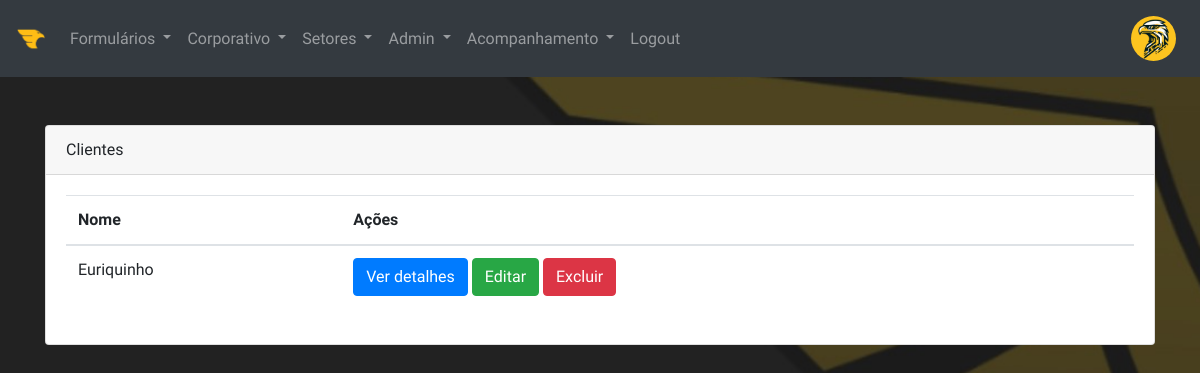
Page /clients (signed in) on the earlier database version.
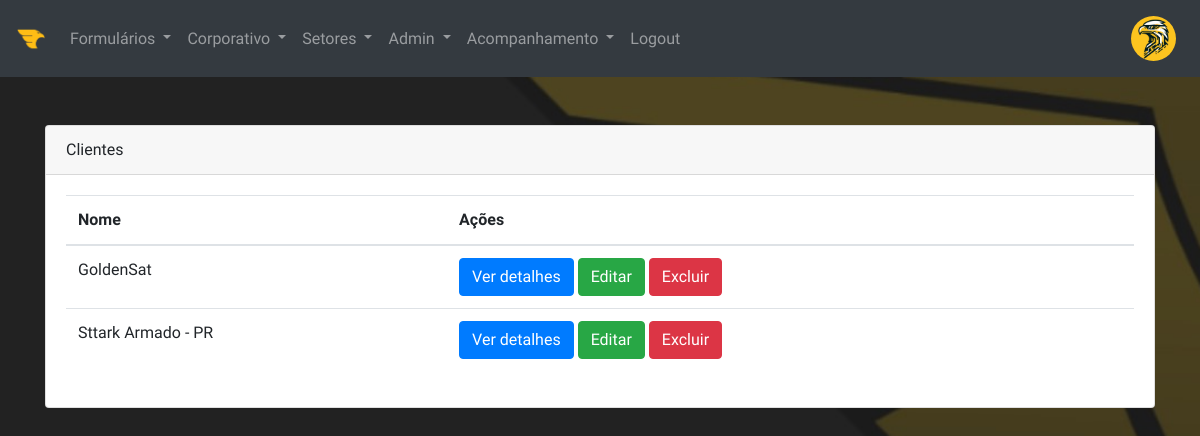
Same page on the later database version.
### models.py (models this page shows)
class Client(db.Model):
    id = db.Column(db.Integer, primary_key=True)  # ID do cliente
    name = db.Column(db.String(50))  # Nome do cliente
    km_allowance = db.Column(db.Integer)  # Quilometragem permitida
    hour_allowance = db.Column(db.Time)  # Horas permitidas
    activation_value = db.Column(db.Float)  # Valor de ativação
    km_excess_value = db.Column(db.Float)  # Valor do excesso de quilometragem
    excess_value = db.Column(db.Float)  # Valor do excesso de horas

### routes.py (the view)
@app.route('/clients', methods=['GET'])
@login_required
@check_permissions(['Acompanhamento', 'Admin', 'Inteligência'])
def list_clients():
    clients = Client.query.all()
    return render_template('clients.html', clients=clients)

### app.py (called while the page is built)
@login_manager.user_loader
def load_user(user_id):
    return User.query.get(int(user_id))  # Retorna o usuário pelo ID

### routes.py (called while the page is built)
def check_permissions(access_level):
    def decorator(func):
        @wraps(func)
        def wrapper(*args, **kwargs):
            if current_user.is_authenticated and current_user.access_level in access_level:
                return func(*args, **kwargs)
            else:
                flash('Você não tem permissão para acessar esta página.', 'danger')
                return redirect(url_for('index'))
        return wrapper
    return decorator

### templates/clients.html (shortened to what this page needs)
{% extends 'base.html' %}
{% block content %}
<div class="container">
    <div class="card my-3">
        <div class="card-header">Clientes</div>
        <div class="card-body">
            <table class="table">
                <thead>
                    <tr>
                        <th>Nome</th>
                        <th>Ações</th>
                    </tr>
                </thead>
                <tbody>
                    {% for client in clients %}
                    <tr>
                        <td>{{ client.name }}</td>
                        <td>
                            <button type="button" class="btn btn-primary" data-toggle="modal" data-target="#clientModal{{ client.id }}">
                                Ver detalhes
                            </button>
                            <a href="{{ url_for('edit_client', id=client.id) }}" class="btn btn-success">Editar</a>
                            <form action="{{ url_for('delete_client', id=client.id) }}" method="post" style="display: inline">
                                <button type="submit" class="btn btn-danger">Excluir</button>
                            </form>
                        </td>
                    </tr>
                    {% endfor %}
                </tbody>
            </table>
        </div>
    </div>
</div>
{% endblock %}

Differences in the rows shown:
changed Client: name "Euriquinho" → "GoldenSat"
added Client: name "Sttark Armado - PR"
